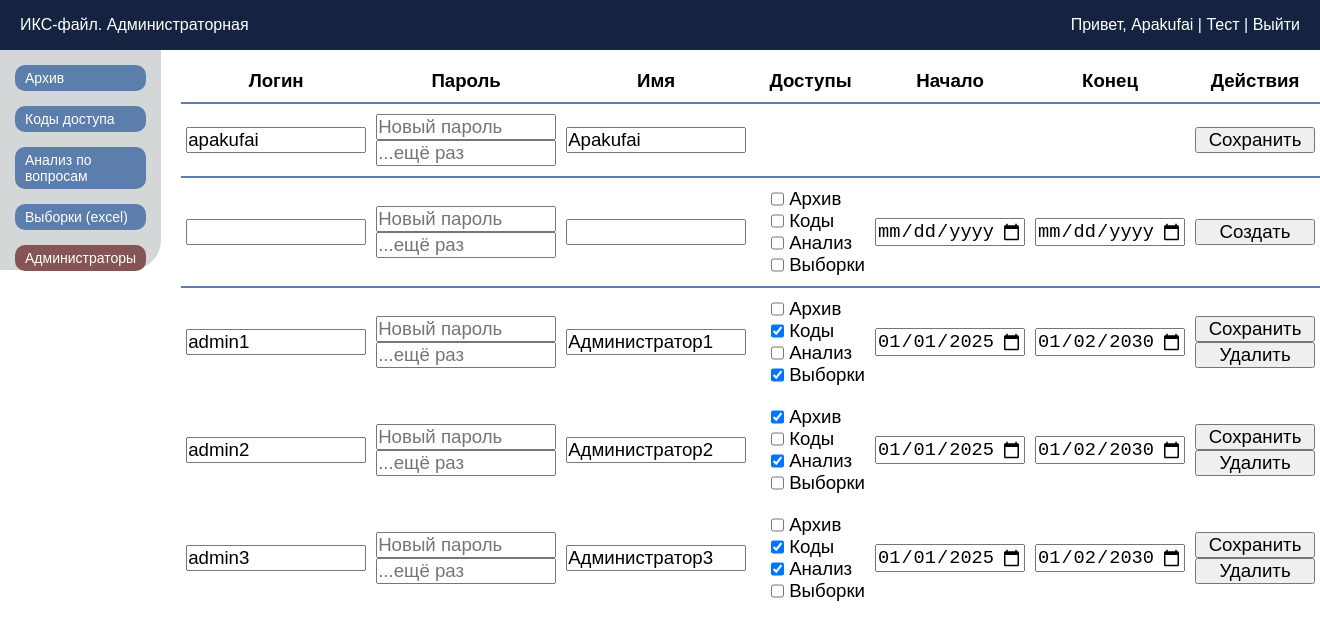
/cab_admins (signed in), run on the app's committed database.
### tables this page shows
CREATE TABLE ISeC_adminAccounts (
    adminId TEXT PRIMARY KEY,
    login TEXT UNIQUE,
    password TEXT,
    adminName TEXT UNIQUE,
    archiveAccess TEXT,
    codesAccess TEXT,
    analysisAccess TEXT,
    excelgenAccess TEXT,
    dateFrom TEXT,
    dateUntil TEXT
);

### app.py (the view)
@app.route('/cab_admins')
def cab_admins():
    if 'admin_data' not in session:
        return redirect(url_for('cab_login'))
    conn = get_db_connection()
    cursor = conn.cursor()
    cursor.execute("SELECT adminId, login, adminName, archiveAccess, codesAccess, analysisAccess, excelgenAccess, dateFrom, dateUntil FROM ISeC_adminAccounts")
    access_codes = cursor.fetchall()
    conn.close()
    admins_list = []
    admin_data = None  # Переменная для хранения данных главного администратора
    for row in access_codes:
        admin_entry = {
            'admin_id': row[0],
            'login': row[1],
            'admin_name': row[2],
            'archive_access': row[3],
            'codes_access': row[4],
            'analysis_access': row[5],
            'excelgen_access': row[6],
            'start_date': datetime.strptime(row[7], '%Y-%m-%d').date().strftime('%Y-%m-%d'),
            'end_date': datetime.strptime(row[8], '%Y-%m-%d').date().strftime('%Y-%m-%d')
        }
        if admin_entry['admin_id'] == "admin":
            admin_data = admin_entry  # Сохраняем данные администратора с adminId = "admin"
        else:
            admins_list.append(admin_entry)  # Добавляем остальных администраторов в список
    admins_list.sort(key=lambda x: x['login'])
    return render_template('cab_admins.html', adminData=admin_data, adminsRows=admins_list)

### app.py (called while the page is built)
def get_db_connection():
    try:
        db_path = os.path.join(os.path.dirname(__file__), 'database/ISeC_database.db')
        if not os.path.exists(db_path):
            print(f"База данных не найдена по пути: {db_path}")
        print("Попытка подключения к базе данных...")
        conn = sqlite3.connect(db_path)  # Укажите путь к вашей базе данных
        conn.row_factory = sqlite3.Row  # Позволяет обращаться к столбцам по именам
        print("Подключение успешно.")
        return conn
    except sqlite3.Error as e:
        print(f"Ошибка подключения к базе данных: {e}")
        return None

### templates/cab_admins.html (shortened to what this page needs)
<!doctype html>
<html lang="ru">
<head>
	<link rel="stylesheet" href="{{ url_for('static', filename='css/style_adminCab.css') }}">
</head>
<body>
	<header class="header">
		<div class="header_ISeC">ИКС-файл. Администраторная</div>
		<div class="header_admin">
			<span>
				Привет, <a href="{{ url_for('index') }}">{{ session['admin_data']['adminName'] }}</a> |
				<a href="{{ url_for('index') }}">Тест</a> |
				<a href="{{ url_for('cab_logout') }}">Выйти</a>
			</span>
		</div>
	</header>
	<main class="main">
		<div class="side_menu">
			<button class="btn_sidelink" id="btn_cab_archive">
				Архив
			</button>
			<button class="btn_sidelink" id="btn_cab_codes">
				Коды доступа
			</button>
			<button class="btn_sidelink" id="btn_cab_analysis">
				Анализ по вопросам
			</button>
			<button class="btn_sidelink" id="btn_cab_excelgen">
				Выборки (excel)
			</button>
			<button class="btn_sidelink_actual" id="btn_cab_admins">
				Администраторы
			</button>
		</div>
		{% if session.admin_data.adminId == 'admin' %}
		<div class="central_admins">
			<table>
				<thead>
					<tr class="admins_head">
						<th class="admins_head_th_0">
							<p>Логин</p>
						</th>
						<th class="admins_head_th_1">
							<p>Пароль</p>
						</th>
						<th class="admins_head_th_2">
							<p>Имя</p>
						</th>
						<th class="admins_head_th_3">
							<p>Доступы</p>
						</th>
						<th class="admins_head_th_4">
							<p>Начало</p>
						</th>
						<th class="admins_head_th_5">
							<p>Конец</p>
						</th>
						<th class="admins_head_th_6">
							<p>Действия</p>
						</th>
					</tr>
				</thead>
				<tbody>
					{% if adminData %}
					<tr class="admins_block_main">
						<td class="admins_block_td_0" id="admins_block_td_0">
							<input type="text" name="login" autocomplete="off" value="{{ adminData.login }}">
						</td>
						<td class="admins_block_td_1">
							<input type="password" name="password" autocomplete="off" placeholder="Новый пароль">
							<input type="password" name="confirm_password" autocomplete="off" placeholder="...ещё раз">
						</td>
						<td class="admins_block_td_2">
							<input type="text" name="admin_name" autocomplete="off" value="{{ adminData.admin_name }}">
						</td>
						<td class="admins_block_td_3">
						</td>
						<td class="admins_block_td_4">
						</td>
						<td class="admins_block_td_5">
						</td>
						<td class="admins_block_td_6">
							<button onclick="updateAdmin(this)">Сохранить</button>
						</td>
					</tr>
					{% endif %}
					<tr class="admins_block_create">
						<td class="admins_block_td_0" id="admins_block_td_0">
							<input type="text" name="login" autocomplete="off">
						</td>
						<td class="admins_block_td_1">
							<input type="password" name="password" autocomplete="off" placeholder="Новый пароль">
							<input type="password" name="confirm_password" autocomplete="off" placeholder="...ещё раз">
						</td>
						<td class="admins_block_td_2">
							<input type="text" name="admin_name" autocomplete="off">
						</td>
						<td class="admins_block_td_3">
							<div class="admins_access_check">
								<input type="checkbox" name="archive_access">
								<label for="archive_access">Архив</label>
							</div>
							<div class="admins_access_check">
								<input type="checkbox" name="codes_access">
								<label for="codes_access">Коды</label>
							</div>
							<div class="admins_access_check">
								<input type="checkbox" name="analysis_access">
								<label for="analysis_access">Анализ</label>
							</div>
							<div class="admins_access_check">
								<input type="checkbox" name="excelgen_access">
								<label for="excelgen_access">Выборки</label>
							</div>
						</td>
						<td class="admins_block_td_4">
							<input type="date" name="start_date">
						</td>
						<td class="admins_block_td_5">
							<input type="date" name="end_date">
						</td>
						<td class="admins_block_td_6">
							<button onclick="createAdmin(this)">Создать</button>
						</td>
					</tr>
					{% for adminsRow in adminsRows %}
					<tr class="admins_block">
						<td class="admins_block_td_0">
							<input type="text" name="admin_login" value="{{ adminsRow.login }}" autocomplete="off">
						</td>
						<td class="admins_block_td_1">
							<input type="password" name="password" autocomplete="off" placeholder="Новый пароль">
							<input type="password" name="confirm_password" autocomplete="off" placeholder="...ещё раз">
						</td>
						<td class="admins_block_td_2">
							<input type="text" name="admin_name" value="{{ adminsRow.admin_name }}" autocomplete="off">
						</td>
						<td class="admins_block_td_3">
							<div class="admins_access_check">
								<input type="checkbox" name="archive_access" {% if	adminsRow.archive_access=='true' %}checked{% endif %}>
								<label for="archive_access">Архив</label>
							</div>
							<div class="admins_access_check">
								<input type="checkbox" name="codes_access" {% if adminsRow.codes_access=='true' %}checked{% endif %}>
								<label for="codes_access">Коды</label>
							</div>
							<div class="admins_access_check">
								<input type="checkbox" name="analysis_access" {% if adminsRow.analysis_access=='true' %}checked{% endif %}>
								<label for="analysis_access">Анализ</label>
							</div>
							<div class="admins_access_check">
								<input type="checkbox" name="excelgen_access" {% if adminsRow.excelgen_access=='true' %}checked{% endif %}>
								<label for="excelgen_access">Выборки</label>
							</div>
						</td>
						<td class="admins_block_td_4">
							<input type="date" name="end_date" value="{{ adminsRow.start_date }}">
						</td>
						<td class="admins_block_td_5">
							<input type="date" name="end_date" value="{{ adminsRow.end_date }}">
						</td>
						<td class="admins_block_td_6">
							<button admin_id="{{ adminsRow.admin_id }}" onclick="updateAdmin(this)">Сохранить</button>
							<button admin_id="{{ adminsRow.admin_id }}" admin_name="{{ adminsRow.admin_name }}"
								admin_login="{{ adminsRow.admin_login }}" onclick="deleteAdmin(this)">Удалить</button>
						</td>
					</tr>
					{% endfor %}
				</tbody>
			</table>
		</div>
		{% else %}
		<span class="access_blocked">У Вас нет доступа к этой странице</span>
		{% endif %}
	</main>
</body>
</html>

### static/css/style_adminCab.css (style rules this page uses)
* { margin: 0; padding: 0; box-sizing: border-box; }
body { font-family: Arial, sans-serif; background-color: #ffffff; }
.header { width: 100%; height: 50px; display: flex; justify-content: space-between; align-items: center; padding: 0 10px; color: #ffffff; background-color: #142440; }
.header_ISeC { padding-left: 10px; }
.header_admin { text-align: right; padding-right: 10px; }
a { text-decoration: none; color: inherit; background-color: transparent; }
.main { display: flex; flex-direction: row; }
.side_menu { padding-top: 15px; display: flex; flex-direction: column; width: 250px; background-color: #d3d7d8; height: 220px; gap: 15px; border-bottom-right-radius: 30px; }
.btn_sidelink { color: #ffffff; background-color: #5b7ead; text-align: left; font-size: 14px; margin: 0 15px; padding: 5px 0 5px 10px; border-radius: 10px; border: none; cursor: pointer; }
.btn_sidelink_actual { color: #ffffff; background-color: #855555; text-align: left; font-size: 14px; margin: 0 15px; padding: 5px 0 5px 10px; border-radius: 10px; border: none; cursor: pointer; }
.admins_head, .admins_block_main, .admins_block_create { border-bottom: 2px solid #5b7ead; }
.admins_block_main td, .admins_block_create td, .admins_block td { padding: 10px 5px; }
.admins_head * { padding-bottom: 5px; }
.admins_block td { padding-top: 10px; }
.central_admins * { border-collapse: collapse; font-size: 14pt; }
.central_admins table { margin: 20px 0 0 20px; }
.admins_head_th_0, .admins_block_td_0 input { width: 180px; }
.admins_block_td_0 { padding: 0 5px; }
.admins_head_th_1, .admins_block_td_1 input { width: 180px; }
.admins_block_td_1 { padding: 0 5px; }
.admins_head_th_2, .admins_block_td_2 input { width: 180px; }
.admins_block_th_2, .admins_block_td_2 { padding: 0 5px; }
.admins_head_th_3 { width: 130px; }
.admins_block_td_3 { display: flex; flex-direction: column; }
.admins_access_check { display: flex; flex-direction: row; }
.admins_access_check input { margin: 0 5px 0 15px; }
.admins_head_th_4, .admins_block_td_4 input { width: 150px; }
.admins_block_td_4 { padding: 0 5px; }
.admins_head_th_5, .admins_block_td_5 input { width: 150px; }
.admins_block_td_5 { padding: 0 5px; }
.admins_block_td_6 { text-align: center; padding: 0 5px; width: 180px; }
.admins_block_td_6 button { width: 120px; }

### data on the page
ISeC_adminAccounts: login "apakufai", admin_name "Apakufai"
ISeC_adminAccounts: admin_login "admin1", admin_name "Администратор1", codesAccess "☑", excelgenAccess "☑", end_date "01/01/2025", end_date "01/02/2030"
ISeC_adminAccounts: admin_login "admin2", admin_name "Администратор2", archiveAccess "☑", analysisAccess "☑", end_date "01/01/2025", end_date "01/02/2030"
ISeC_adminAccounts: admin_login "admin3", admin_name "Администратор3", codesAccess "☑", analysisAccess "☑", end_date "01/01/2025", end_date "01/02/2030"

### other printed values
{{ session['admin_data']['adminName'] }} "Apakufai"
